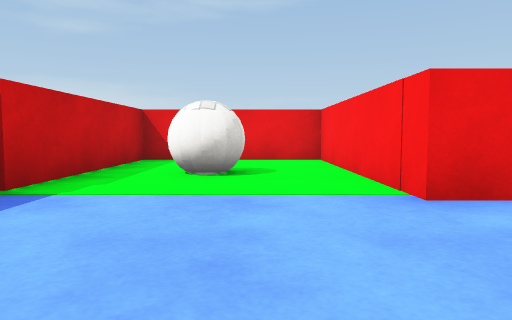
View 1 (above)

24 first-person views from a walk through a 3-D level made in the Unity game engine. The camera is 0.5 m above the floor, tilts 4° down and sees 70° across. The floor is counted in squares, 1 m on a side. Each view is taken from the middle of a square. On the plan, view 1 faces up. The plan holds only what a view shows up to about 9 squares ahead; the rest is blank. Surface patterns are stand-ins for the level's own textures.

View 2
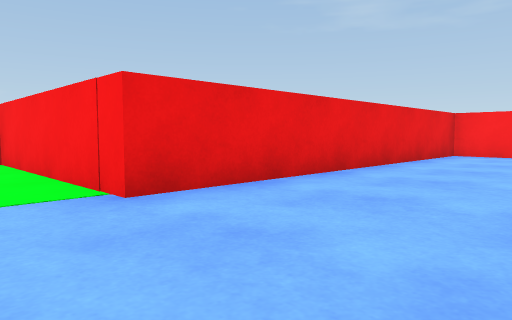

View 3
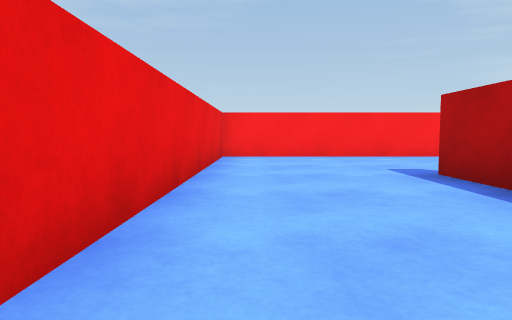

View 4
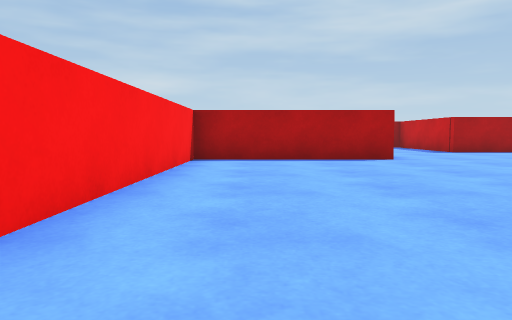

View 5
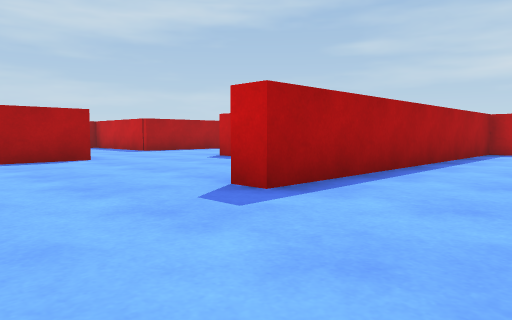

View 6
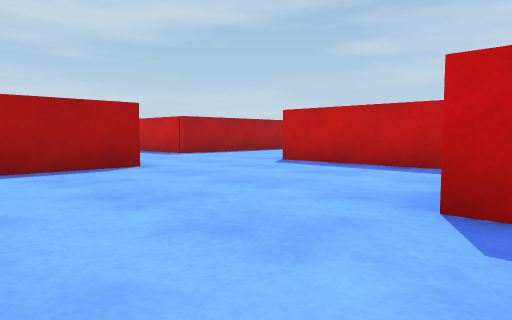

View 7
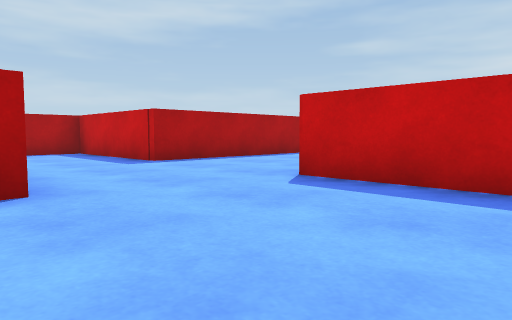

View 8
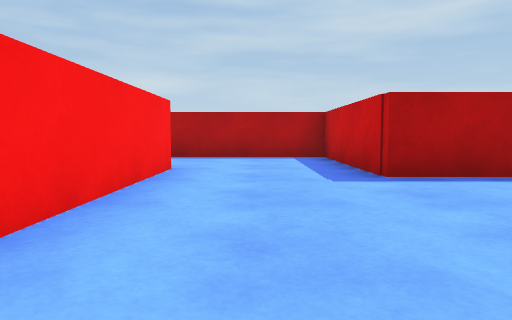

View 9
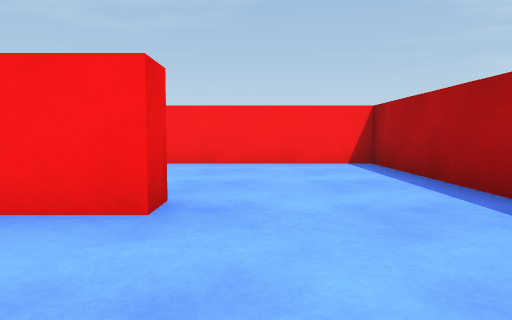

View 10
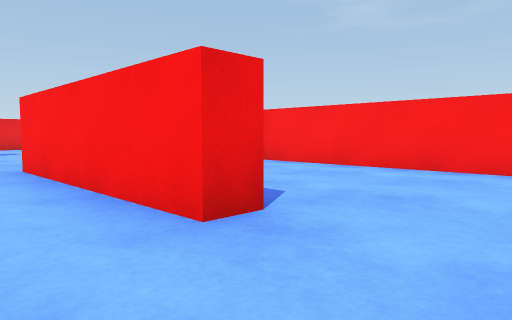

View 11
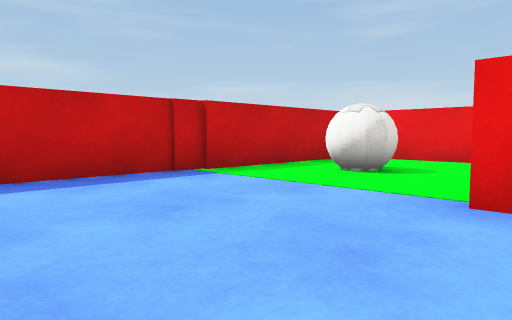

View 12
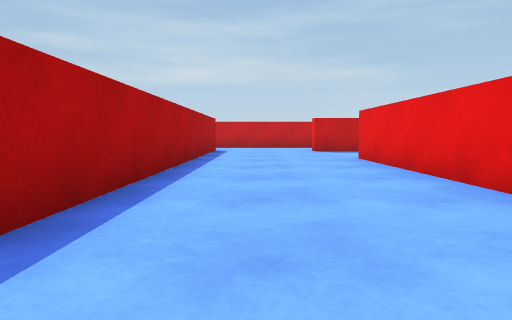

View 13
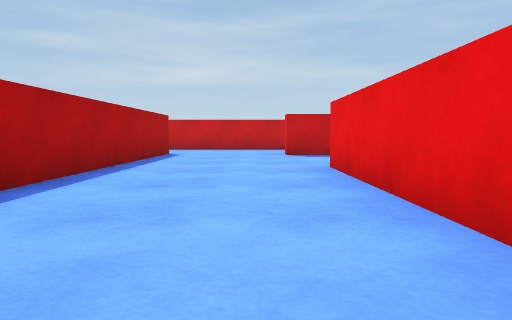

View 14
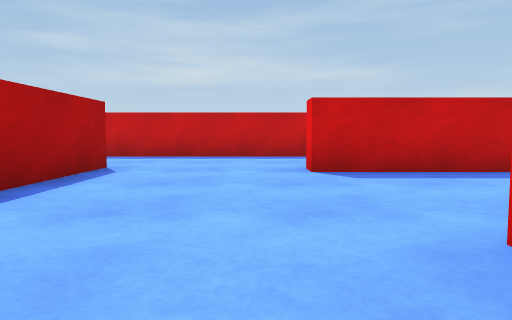

View 15
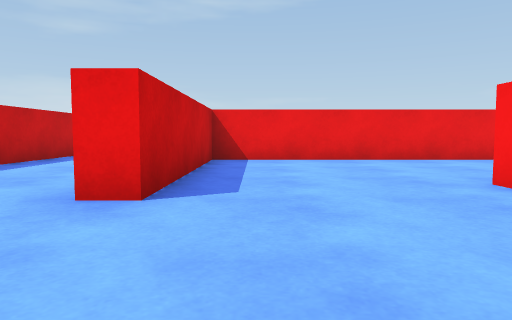

View 16
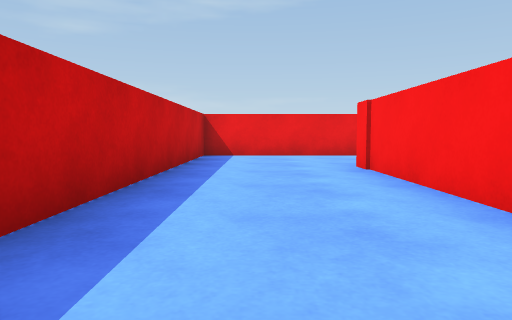

View 17
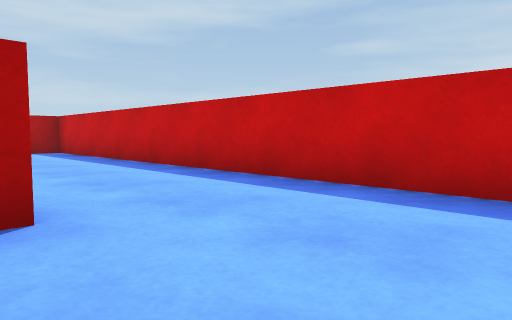

View 18
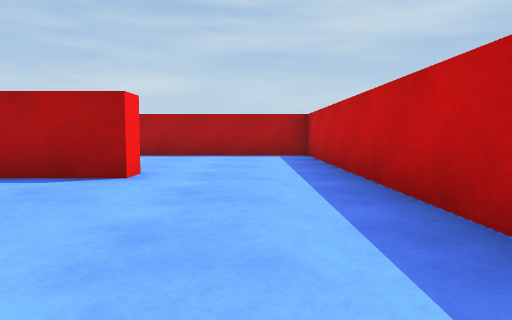

View 19
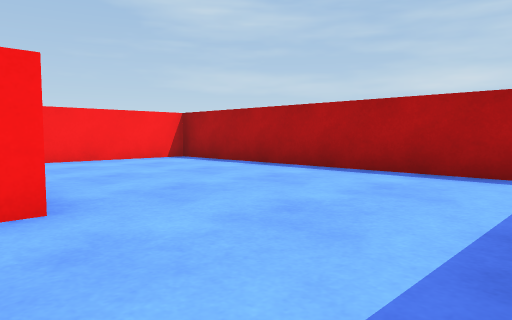

View 20
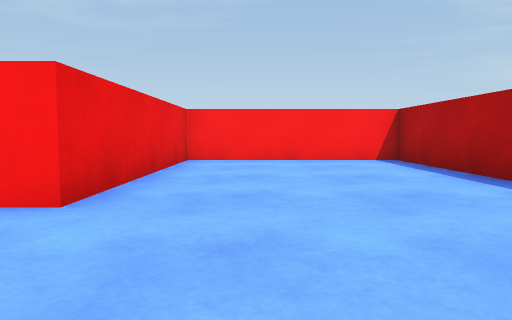

View 21
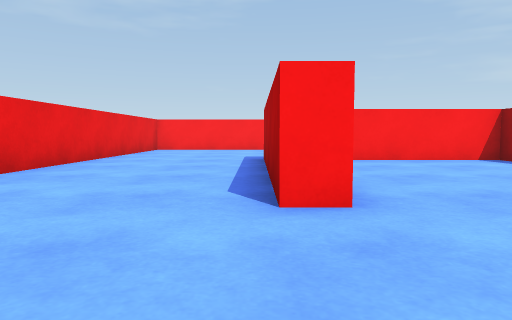

View 22
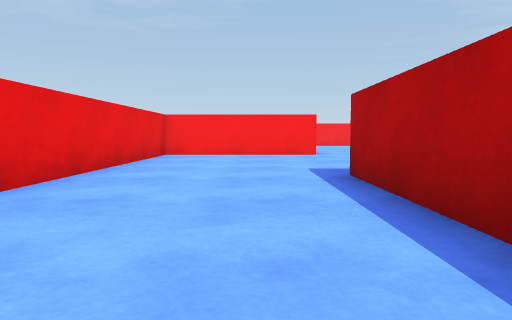

View 23
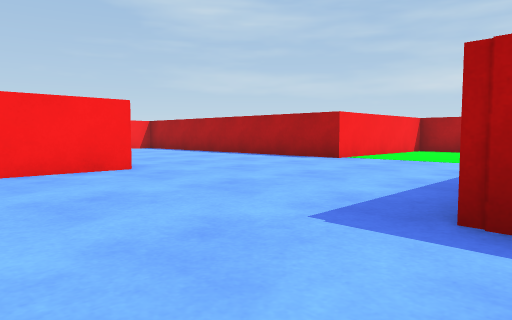

View 24
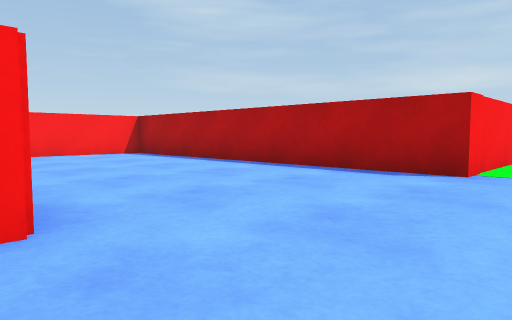

### Floor plan
Points are (right, up) in squares from view 1. A wall is a line through its corners. A room is listed if a view was taken in it or the views show most of it. See-through windows are left out.
Room 1 (views 1, 2, 3, 4, 5, 6, 7, 8, 11)
walls: (2.4, -1.8) (2.4, -4.9); (-2.4, 2.9) (-2.4, -0.3) (5.6, -0.3) (5.6, -0.9); (5.2, -6.5) (5.2, -5.3) (9.2, -5.3) (9.2, 2.7) (1.3, 2.7) (1.3, 7.2) (-2.2, 7.2) (-2.2, 2.8)
ways out: opening at (3.5, -5.5) to room 3
objects: ball (-1, 5) to (0, 5)
Room 2 (views 9, 10)
walls: (2.4, -8.3) (2.4, -12) (4.6, -12)
ways out: opening at (3.5, -9) to room 3; opening at (5, -10.5) to room 5
Room 3 (views 12, 13, 14, 15, 16, 17, 18, 19, 20, 21)
walls: (-7.5, -3.8) (-7.5, -0.2); (-7.6, -8.3) (2.4, -8.3); (1, -4.9) (-3.8, -4.9); (-1.2, -0.8) (-6.9, -0.8) (-6.9, -5.3) (-7.4, -5.3); (-6.5, 2.7) (-10.3, 2.7) (-10.3, -16.8) (-2.9, -16.8) (-2.9, -12.7) (-7.5, -12.7) (-7.5, -12.2); (5.2, -9.3) (5.2, -6.5)
ways out: opening at (3.5, -5.5) to room 1; opening at (3.5, -9) to room 2; opening at (-7.5, -10.5) to room 4
Room 4 (views 22, 23, 24)
walls: (2, -12.5) (2, -8.8) (-5.5, -8.8); (1.3, -19.2) (1.3, -16.8) (8.1, -16.8); (-7.5, -12.2) (-2.4, -12.2); (9.2, -15.6) (9.2, -14.1)
ways out: opening at (-7.5, -10.5) to room 3
Room 5 (no view inside)
walls: (5.8, -9.3) (5.2, -9.3); (4.6, -12) (9.2, -12) (9.2, -5.9)
ways out: opening at (5, -10.5) to room 2

Positions as (right, up) in squares from view 1, and headings:
1: (0, 0), facing up
2: (0, 0), facing up-right
3: (1, 2), facing right
4: (8, 2), facing down
5: (8, 2), facing down-left
6: (8, 0), facing down-left
7: (6, -2), facing down-left
8: (4, -4), facing down
9: (3, -10), facing right
10: (4, -11), facing up-right
11: (2, 0), facing up-left
12: (4, -7), facing left
13: (2, -6), facing left
14: (-2, -6), facing left
15: (-6, -8), facing up
16: (-9, -6), facing up
17: (-7, -6), facing down-left
18: (-9, -8), facing down
19: (-10, -12), facing down-right
20: (-10, -14), facing right
21: (-10, -12), facing right
22: (-7, -11), facing right
23: (-3, -10), facing down-right
24: (0, -12), facing down-right
